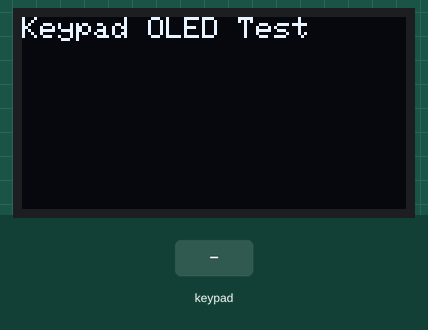
This sketch was run on a simulated ESP32. Shown: 128×64 one-colour display. Inputs (shaded band) come from the test bench. What the sketch prints to the serial monitor is not drawn.

Above: at 1.2 s.
1.3 s: keypad keys 2 6 2 5 3 3 3 2 # pressed 0.4 s apart
At 5.6 s:
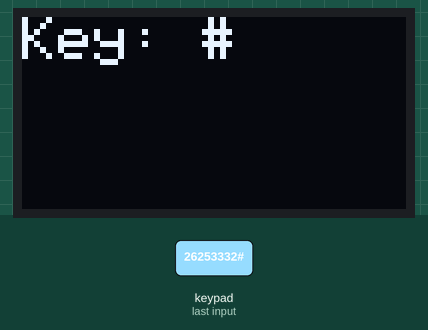
6.4 s: key 'A' pressed
At 6.9 s:
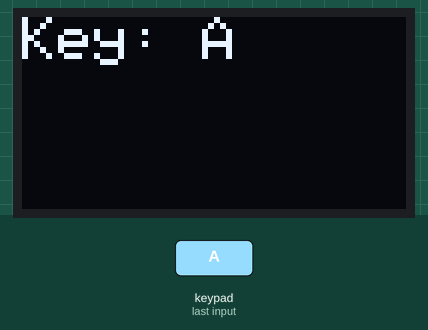
7.9 s: key 'B' pressed
At 9.1 s:
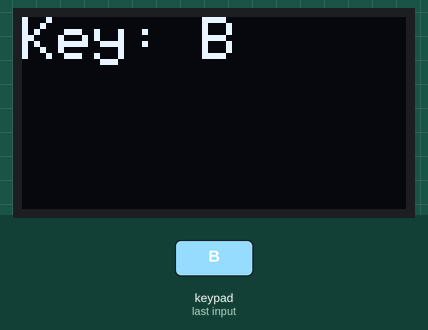
9.4 s: keypad keys 2 6 2 5 3 3 3 2 * pressed 0.4 s apart
At 12.9 s:
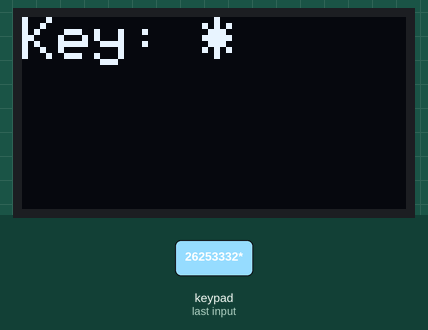
14.5 s: key 'C' pressed
At 15.7 s:
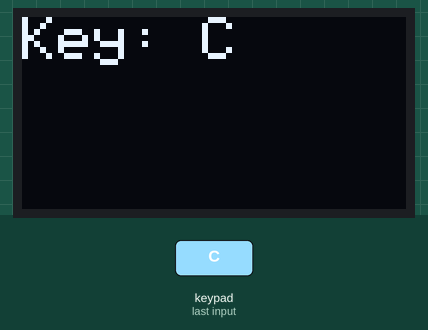
16.0 s: keypad keys 2 6 2 5 3 3 3 2 D pressed 0.4 s apart
At 20.3 s:
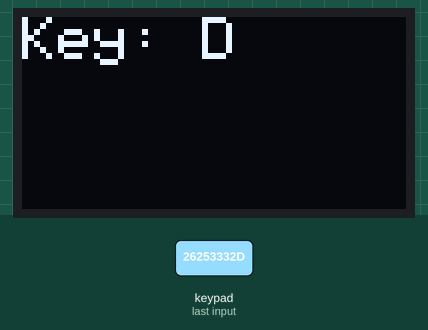
Timing chart, 0 to 21.8 s (numbered marks = the images above; inputs shaded):
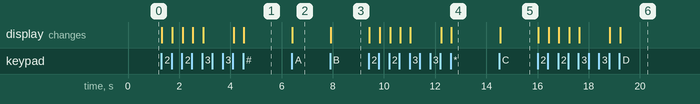

Measured:
- after the input at 1.3 s, the display: first changes at once (image 1 shows a later state)
- after the input at 6.4 s, the display: changes at once (image 2)
- after the input at 7.9 s, the display: changes at once (image 3)
- after the input at 9.4 s, the display: first changes at once (image 4 shows a later state)
- after the input at 14.5 s, the display: changes at once (image 5)
- after the input at 16.0 s, the display: first changes at once (image 6 shows a later state)

The sketch:

Stock.ino
```cpp
#include <Keypad.h>
#include <Wire.h>
#include <Adafruit_GFX.h>
#include <Adafruit_SSD1306.h>

// กำหนดจำนวนแถวและหลัก
const byte ROWS = 4; // จำนวนแถว
const byte COLS = 4; // จำนวนหลัก

// กำหนดตัวอักษรของ Keypad
char keys[ROWS][COLS] = {
  {'1','2','3','A'},
  {'4','5','6','B'},
  {'7','8','9','C'},
  {'*','0','#','D'}
};

// ตรวจสอบขา GPIO สำหรับแถว (R) และหลัก (C) ให้ตรงกับการต่อวงจร
byte rowPins[ROWS] = {26, 25, 33, 32};  // ROW 1-4 → GPIO 15, 2, 4, 16
byte colPins[COLS] = {13  , 12, 14, 27}; // COL 1-4 → GPIO 17, 5, 18, 19

// สร้าง Keypad object
Keypad keypad = Keypad(makeKeymap(keys), rowPins, colPins, ROWS, COLS);

// OLED Display Config
#define SCREEN_WIDTH 128
#define SCREEN_HEIGHT 64
#define OLED_RESET    -1
Adafruit_SSD1306 display(SCREEN_WIDTH, SCREEN_HEIGHT, &Wire, OLED_RESET);

void setup() {
  Serial.begin(115200);
  Serial.println("เริ่มทดสอบ Keypad และ OLED Display");

  // ตรวจสอบ OLED Display
  if (!display.begin(SSD1306_SWITCHCAPVCC, 0x3C)) {
    Serial.println(F("OLED Display ไม่สามารถเริ่มต้นได้"));
    for (;;);
  }

  display.clearDisplay();
  display.setTextColor(SSD1306_WHITE);
  display.setTextSize(1);
  display.setCursor(0, 0);
  display.println("Keypad OLED Test");
  display.display();

  // Debugging ขา GPIO
  Serial.println("Row Pins:");
  for (int i = 0; i < ROWS; i++) {
    Serial.print("Row ");
    Serial.print(i + 1);
    Serial.print(": ");
    Serial.println(rowPins[i]);
  }
  Serial.println("Column Pins:");
  for (int i = 0; i < COLS; i++) {
    Serial.print("Column ");
    Serial.print(i + 1);
    Serial.print(": ");
    Serial.println(colPins[i]);
  }
}

void loop() {
  char key = keypad.getKey(); // อ่านปุ่มจาก Keypad

  if (key) {
    Serial.print("ปุ่มที่กด: ");
    Serial.println(key);

    // แสดงปุ่มที่กดบน OLED Display
    display.clearDisplay();
    display.setCursor(0, 0);
    display.setTextSize(2);
    display.print("Key: ");
    display.println(key);
    display.display();
  }
}
```
